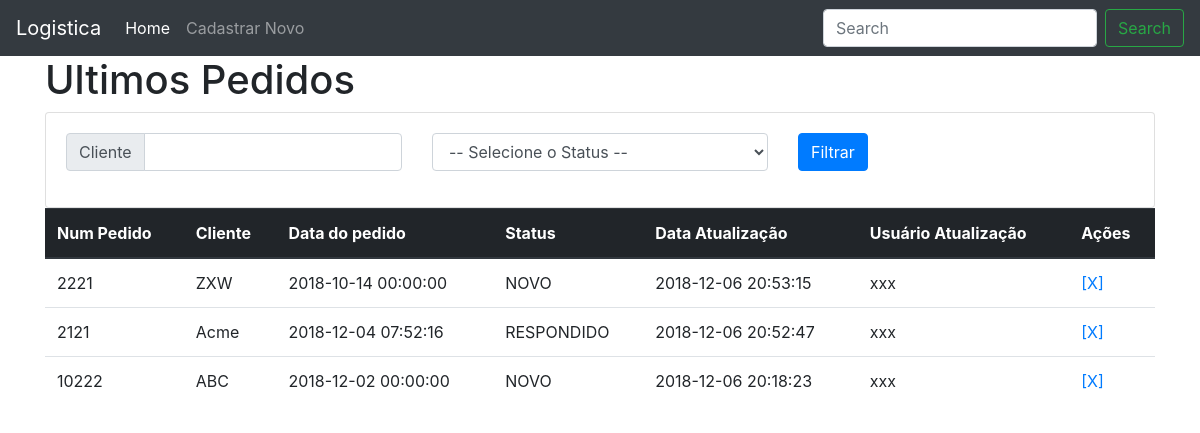
The page / on the database its author committed.
### tables this page shows
CREATE TABLE `pedidos` (
  `id` int(11) NOT NULL,
  `num_pedido` int(11) NOT NULL,
  `cliente` varchar(80) NOT NULL,
  `data_pedido` datetime NOT NULL,
  `status` varchar(40) NOT NULL,
  `data_atualizacao` datetime NOT NULL
);

### model/pedidos.php (called while the page is built, shortened)
<?php
function conectar()
{
    $user = "root";
    $senha = "elaborata";
    $dsn = 'mysql:host=localhost;dbname=logistica;port=3306';
    $pdo = new PDO($dsn, $user, $senha);
    return $pdo;
}
function listaPedidos($cliente = '', $status = '')
{
    $pdo = conectar();
    $filtro = "";
     $sql = "SELECT * FROM pedidos $filtro ORDER BY data_atualizacao DESC";
    $res = $pdo->query($sql);
    $dados = $res->fetchAll(PDO::FETCH_ASSOC);
    return $dados;
}

### index.php (the view, shortened to what this page needs)
<?php
    require './model/pedidos.php';
?>
<!DOCTYPE html>
<html>
    <head>
        <link href="css/bootstrap.css" rel="stylesheet" type="text/css"/>
    </head>
    <body>
    <nav class="navbar navbar-expand-md navbar-dark bg-dark static-top">
      <a class="navbar-brand" href="#">Logistica</a>
      <div class="collapse navbar-collapse" id="navbarsExampleDefault">
        <ul class="navbar-nav mr-auto">
          <li class="nav-item active">
            <a class="nav-link" href="index.php">Home <span class="sr-only">(current)</span></a>
          </li>
          <li class="nav-item">
              <a class="nav-link" href="cadastro_pedido.php">Cadastrar Novo</a>
          </li>
        </ul>
        <form class="form-inline my-2 my-lg-0">
          <input class="form-control mr-sm-2" type="text" placeholder="Search" aria-label="Search">
          <button class="btn btn-outline-success my-2 my-sm-0" type="submit">Search</button>
        </form>
      </div>
    </nav>
    <main role="main" class="container">
      <div class="starter-template">
        <h1>Ultimos Pedidos</h1>
        <div class="card">
            <div class="card-body">
                <form action="index.php" method="post">
              <div class="row">
                    <div class="input-group mb-3 col">
                      <div class="input-group-prepend">
                        <span class="input-group-text" id="basic-addon1">Cliente</span>
                      </div>
                        <input type="text" class="form-control" name="cliente">
                    </div>
                    <div class="form-group col">
                        <select class="form-control" name="status">
                            <option value="">-- Selecione o Status --</option>
                        </select>
                    </div>
                  <div class="col">
                      <button class="btn btn-primary" type="submit">Filtrar</button>
                  </div>
              </div>
                </form>
            </div>
        </div>
        <table class="table">
            <thead class="thead-dark">
                <tr>
                    <th>Num Pedido</th>
                    <th>Cliente</th>
                    <th>Data do pedido</th>
                    <th>Status</th>
                    <th>Data Atualização</th>
                    <th>Usuário Atualização</th>
                    <th>Ações</th>
                </tr>
            </thead>
            <tbody>
<?php
        $cliente = (isset($_POST['cliente']))? $_POST['cliente'] : "";
        $status = (isset($_POST['status'])) ? $_POST['status'] : "";
        $pedidos = listaPedidos($cliente, $status);
        foreach ($pedidos as $pedido)
        {
                echo "<tr>";
                echo "    <td>". $pedido['num_pedido'] ."</td>";
                echo "    <td>". $pedido['cliente'] ."</td>";
                echo "    <td>". $pedido['data_pedido'] ."</td>";
                echo "    <td>". $pedido['status'] ."</td>";
                echo "    <td>". $pedido['data_atualizacao'] ."</td>";
                echo "    <td> xxx </td>";
                echo '    <td><a href="controller/pedido_deletar.php?id='. $pedido['id'] .'"> [X] </a> </td>';
                echo "</tr>";
        }
?>
            </tbody>
        </table>
      </div>
    </main>
    </body>
</html>

### rows shown on the page
pedidos: num_pedido "2221", cliente "ZXW", data_pedido "2018-10-14 00:00:00", status "NOVO", data_atualizacao "2018-12-06 20:53:15"
pedidos: num_pedido "2121", cliente "Acme", data_pedido "2018-12-04 07:52:16", status "RESPONDIDO", data_atualizacao "2018-12-06 20:52:47"
pedidos: num_pedido "10222", cliente "ABC", data_pedido "2018-12-02 00:00:00", status "NOVO", data_atualizacao "2018-12-06 20:18:23"
